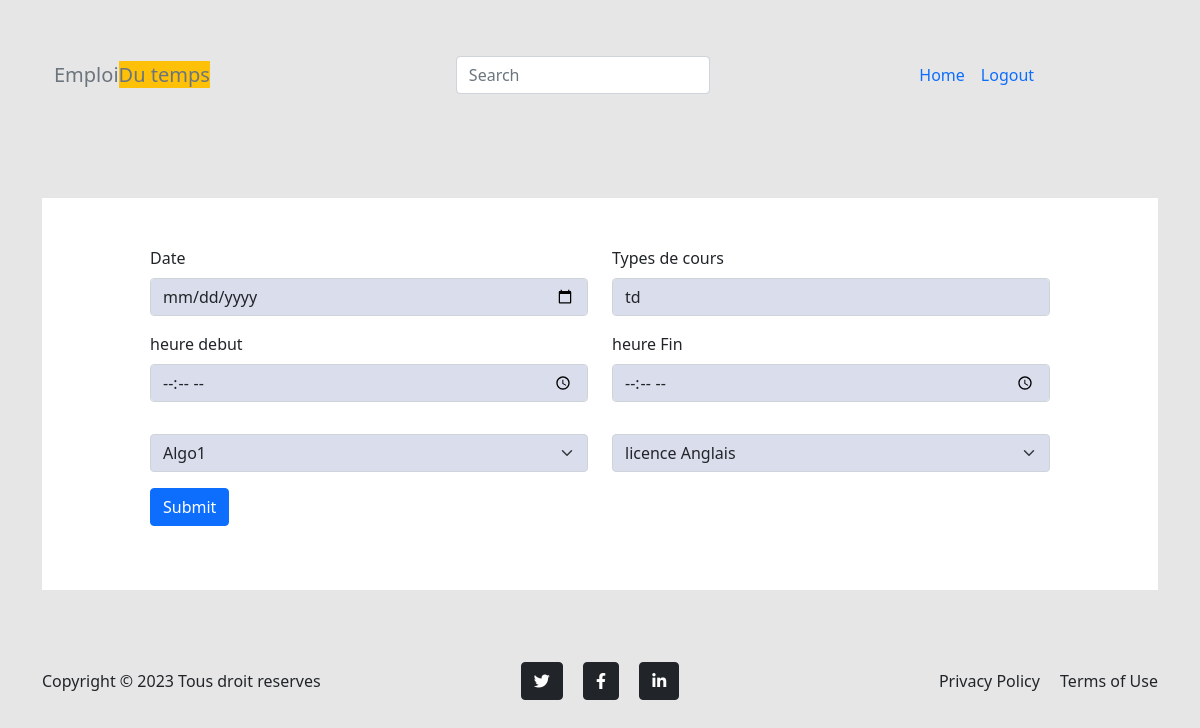
The app's page /enseignants/update/11 (signed in) with its own data.
### myApp/models.py (models this page shows)
class Creneau(models.Model):
    date = models.DateField()
    heureDebut = models.TimeField(auto_now=False, auto_now_add=False)
    heureFin = models.TimeField(auto_now=False, auto_now_add=False)
    enseignant = models.ForeignKey(User, on_delete=models.CASCADE, related_name='enseignant')
    savedBy = models.ForeignKey(User, on_delete=models.CASCADE, related_name='savedBy')
    matiere = models.ForeignKey(Matiere, on_delete=models.CASCADE)
    promo = models.ForeignKey(Promo, on_delete=models.CASCADE)
    filiere = models.ForeignKey(Filiere, on_delete=models.CASCADE)
    salle = models.ForeignKey(Salle, on_delete=models.CASCADE)
    types = models.CharField(max_length=20)
    class Meta:
        ordering = ['-date']

class Matiere(models.Model):
    name = models.CharField(max_length=100)
    created_at = models.DateTimeField(auto_now=True)
    class Meta:
        ordering = ['-created_at']

class Filiere(models.Model):
    name = models.CharField(max_length=100)
    departement = models.ForeignKey(Departement, on_delete=models.CASCADE)
    class Meta:
        ordering = ['name']

### myApp/home/enseignant/views.py (the view, shortened to what this page needs)
# urls.py: path('update/<int:my_id>', update, name="crenaux.update"),
@login_required(login_url="/login/")
def update(request, my_id):
    enseignants = User.objects.all()
    matieres = Matiere.objects.all()
    filieres = Filiere.objects.all()
    crenaux = Creneau.objects.get(id=my_id)
    enseignant = request.user
    print(f"l'email est : {enseignant.email}")
    return render(request, 'home/enseignant/update.html', {'crenaux': crenaux,
      'enseignants': enseignants, 'matieres': matieres, 'filieres': filieres, 'message': messages})

### myApp/templates/home/enseignant/update.html (shortened to what this page needs)
<!DOCTYPE html>
<html lang="en">
<head>
    {% include "includes/link.html" %}
</head>
<body>
    <div class="container">
        <nav class="navbar navbar-expand-lg bg-body-tertiary">
            <div class="container-fluid">
                <a class="navbar-brand text-secondary" href="/enseignant/home">Emploi<span class="bg-warning ">Du temps</span></a>
                <div class="collapse navbar-collapse" id="navbarSupportedContent">
                    <input type="text" id="search" class="form-control me-5 my-5 offset-md-3"   placeholder="Search" aria-label="Search">
                    <ul class="navbar-nav ms-e py-4 py-lg-0 offset-md-2 w-100">
                        <li class="nav-item">
                            <a class="nav-link active" aria-current="page" href="/enseignant/home">Home</a>
                        </li>
                        <li class="nav-item ">
                            <a class="nav-link " href="{% url 'logout' %}">Logout</a>
                        </li>
                    </ul>
                </div>
            </div>
        </nav>
    </div>
    <div class="container">
       <div class="main-content add-formulaire">
        <form method="POST" action="">
            <div class="row m-5 p-5">
                <div class="col-6 col-sm-12 col-md-6 mb-3">
                    <label for="date" class="form-label">Date</label>
                    <input type="date" class="form-control " name="date" value="{{ crenaux.nom }}">
                </div>
                <div class="col-6 col-sm-12 col-md-6 mb-3">
                    <label for="types" class="form-label">Types de cours</label>
                    <input type="text" class="form-control" name="types" value="{{ crenaux.types }}">
                </div>
                <div class="col-6 col-sm-12 col-md-6 mb-3">
                    <label for="heuredebut" class="form-label">heure debut</label>
                    <input type="time" class="form-control" name="heureDebut" value="{{ crenaux.heureDebut }}">
                </div>
                <div class="col-6 col-sm-12 col-md-6 mb-3">
                    <label for="heurefin" class="form-label">heure Fin</label>
                    <input type="time" class="form-control" name="heureFin" value="{{ crenaux.heureFin }}">
                </div>
                <div class="col-6 col-sm-12 col-md-6 mb-3 mt-3">
                    <select name="matiere" class="form-select" aria-label="matiere">
                        <option  value="{{ crenaux.matiere.id}}">{{ crenaux.matiere.name }}</option>
                    </select>
                </div>
                <div class="col-6 col-sm-6 col-md-6 mb-3 mt-3">
                    <select name="filiere" class="form-select" aria-label="filiere">
                        <option value="{{ crenaux.filiere.id }}">{{ crenaux.filiere.name }}</option>
                    </select>
                </div>
                <div class="col-6 col-sm-12 col-md-6 mb-3">
                    <button type="submit" class="btn btn-primary">Submit</button>
                </div>
            </div>
        </form>
    </div>
    </div>
    {% include "includes/footer.html" %}
</body>
</html>

### myApp/static/assets/css/style.css (style rules this page uses)
body { background-color: #e6e6e6; }
.add-formulaire { background-color:#fff; }
.add-formulaire form div div input { background-color: rgba(69, 86, 162, 0.2) }
.add-formulaire form div div select { background-color: rgba(69, 86, 162, 0.2) }

### records on screen
Creneau: types "td", matiere "Algo1", filiere "licence Anglais"
